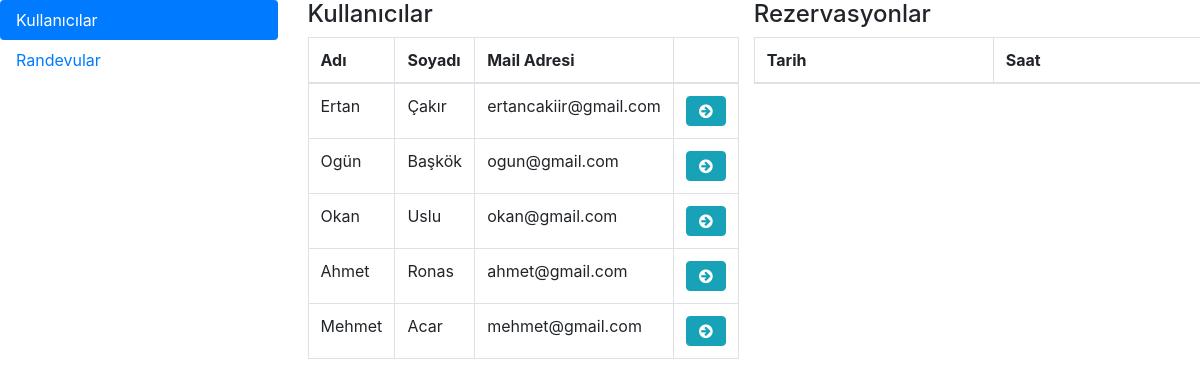
The page /tennis/admin/ (signed in) on the database its author committed.
### myCort/models.py (models this page shows)
class Users(models.Model):
    Id = models.AutoField(primary_key = True)
    email = models.CharField(max_length = 30)
    name = models.CharField(max_length = 10)
    surname = models.CharField(max_length = 10)

### myCort/views.py (the view)
# urls.py: path('admin/',views.adminPanel,name = "adminPanel"),
def adminPanel(request):
    if request.method == "GET":
        if request.user.is_superuser:
            u = Users.objects.all()
            return render(request,'myCort/admin.html',{'users' : u})
        else:
            return redirect('/tennis/')
    else:
        uid = request.POST.get('userId','')
        u = Users.objects.get(pk = uid)
        r = Reservation.objects.filter(userId = u).order_by('-date')
        jsonStr = serializers.serialize('json', r)
        return JsonResponse(jsonStr,safe=False)

### myCort/templates/myCort/admin.html (shortened to what this page needs)
{% load staticfiles %}
<html lang = "en">
<head>
  <link rel="stylesheet" href="https://stackpath.bootstrapcdn.com/bootstrap/4.1.1/css/bootstrap.min.css">
  <link href="{% static 'vendor/font-awesome/css/font-awesome.min.css' %}" rel="stylesheet" type="text/css">
</head>
<body>
  <div class="row">
    <div class="col-md-3">
      <div class="nav flex-column nav-pills" id="v-pills-tab" role="tablist" aria-orientation="vertical">
        <a class="nav-link active" href="/tennis/admin/" role="tab">Kullanıcılar</a>
        <a class="nav-link" href="/tennis/listRes/">Randevular</a>
      </div>
    </div>
    <div class="col-md-9">
      <div class="row">
        <div class="col-md-6">
          <h4>Kullanıcılar</h4>
          <table class="table table-bordered">
            <thead>
              <tr>
                <th>Adı</th>
                <th>Soyadı</th>
                <th>Mail Adresi</th>
                <th></th>
              </tr>
            </thead>
            <tbody>
              {% for user in users %}
                <tr>
                  <td>{{user.name}}</td>
                  <td>{{user.surname}}</td>
                  <td>{{user.email}}</td>
                  <form method="post">
                  <td><button type="button" class="btn btn-info btnRes" value="{{user.Id}}"><span class="fa fa-arrow-circle-right"></span></button></td>
                  </form>
                </tr>
              {% endfor %}
            </tbody>
          </table>
        </div>
        <div class="col-md-6">
          <div class="row">
            <h4>Rezervasyonlar</h4>
            <table class="table table-bordered">
              <thead>
                <tr>
                  <th>Tarih</th>
                  <th>Saat</th>
                </tr>
              </thead>
            </table>
          </div>
        </div>
      </div>
    </div>
  </div>
  <div class="row">
    <div class="col-md-4">
    </div>
  </div>
</body>
</html>

### rows shown on the page
Users: name "Ertan", surname "Çakır", email "ertancakiir@gmail.com", {{ user.Id }} 1 (drawn)
Users: name "Ogün", surname "Başkök", email "ogun@gmail.com", {{ user.Id }} 2 (drawn)
Users: name "Okan", surname "Uslu", email "okan@gmail.com", {{ user.Id }} 3 (drawn)
Users: name "Ahmet", surname "Ronas", email "ahmet@gmail.com", {{ user.Id }} 4 (drawn)
Users: name "Mehmet", surname "Acar", email "mehmet@gmail.com", {{ user.Id }} 5 (drawn)
